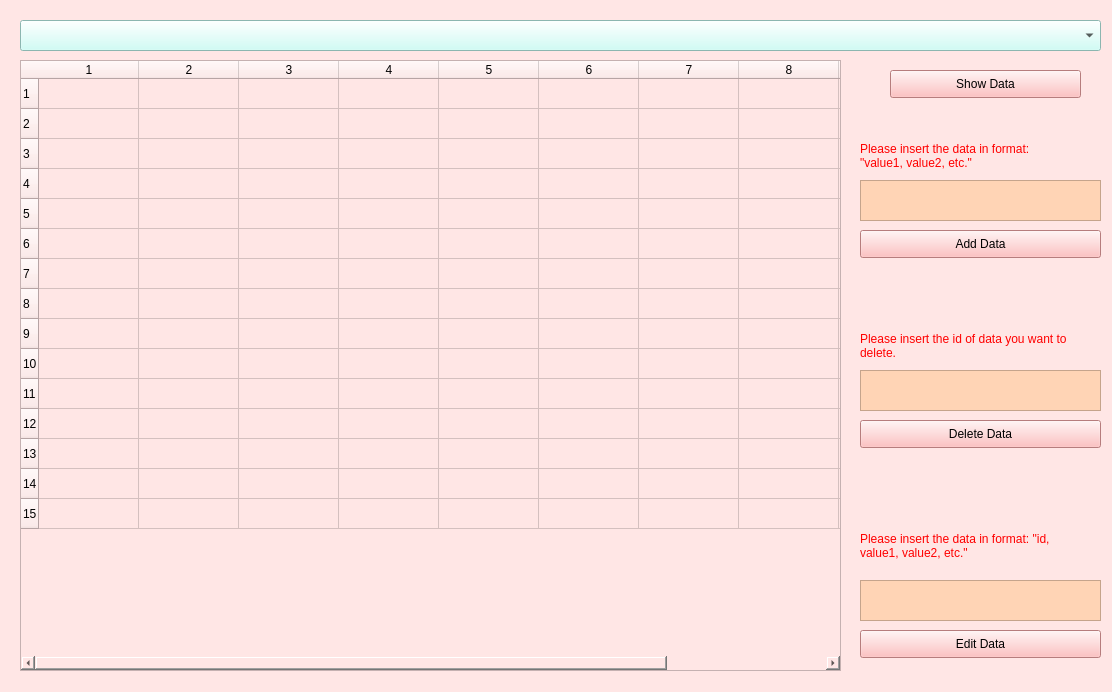
<?xml version="1.0" encoding="UTF-8"?>
<ui version="4.0">
 <class>MainWindow</class>
 <widget class="QMainWindow" name="MainWindow">
  <property name="geometry">
   <rect>
    <x>0</x>
    <y>0</y>
    <width>1112</width>
    <height>692</height>
   </rect>
  </property>
  <property name="windowTitle">
   <string>MainWindow</string>
  </property>
  <property name="styleSheet">
   <string notr="true">background-color: rgb(255, 230, 229);</string>
  </property>
  <widget class="QWidget" name="centralwidget">
   <widget class="QComboBox" name="ChooseDataComboBox">
    <property name="geometry">
     <rect>
      <x>20</x>
      <y>20</y>
      <width>1081</width>
      <height>31</height>
     </rect>
    </property>
    <property name="styleSheet">
     <string notr="true">background-color: rgb(196, 255, 246);</string>
    </property>
   </widget>
   <widget class="QPlainTextEdit" name="EditDataTextEdit">
    <property name="geometry">
     <rect>
      <x>860</x>
      <y>580</y>
      <width>241</width>
      <height>41</height>
     </rect>
    </property>
    <property name="whatsThis">
     <string>&lt;html&gt;&lt;head/&gt;&lt;body&gt;&lt;p&gt;Login&lt;/p&gt;&lt;/body&gt;&lt;/html&gt;</string>
    </property>
    <property name="styleSheet">
     <string notr="true">border-color: qlineargradient(spread:pad, x1:0, y1:0, x2:1, y2:0, stop:0 rgba(0, 0, 0, 255), stop:1 rgba(255, 255, 255, 255));
background-color: rgb(255, 212, 181);
border-color: rgb(85, 0, 0);</string>
    </property>
    <property name="lineWidth">
     <number>21</number>
    </property>
   </widget>
   <widget class="QTableWidget" name="DataBaseTable">
    <property name="geometry">
     <rect>
      <x>20</x>
      <y>60</y>
      <width>821</width>
      <height>611</height>
     </rect>
    </property>
    <property name="styleSheet">
     <string notr="true">background-color: rgb(255, 230, 229);</string>
    </property>
    <property name="rowCount">
     <number>15</number>
    </property>
    <property name="columnCount">
     <number>10</number>
    </property>
    <row/>
    <row/>
    <row/>
    <row/>
    <row/>
    <row/>
    <row/>
    <row/>
    <row/>
    <row/>
    <row/>
    <row/>
    <row/>
    <row/>
    <row/>
    <column/>
    <column/>
    <column/>
    <column/>
    <column/>
    <column/>
    <column/>
    <column/>
    <column/>
    <column/>
   </widget>
   <widget class="QPushButton" name="ShowDataButton">
    <property name="geometry">
     <rect>
      <x>890</x>
      <y>70</y>
      <width>191</width>
      <height>28</height>
     </rect>
    </property>
    <property name="styleSheet">
     <string notr="true">font: 75 10pt &quot;Arial&quot;;
background-color: rgb(255, 175, 175);</string>
    </property>
    <property name="text">
     <string>Show Data</string>
    </property>
   </widget>
   <widget class="QPushButton" name="EditDataButton">
    <property name="geometry">
     <rect>
      <x>860</x>
      <y>630</y>
      <width>241</width>
      <height>28</height>
     </rect>
    </property>
    <property name="styleSheet">
     <string notr="true">font: 75 10pt &quot;Arial&quot;;
background-color: rgb(255, 175, 175);</string>
    </property>
    <property name="text">
     <string>Edit Data</string>
    </property>
   </widget>
   <widget class="QLabel" name="InsertLabelEdit">
    <property name="geometry">
     <rect>
      <x>860</x>
      <y>530</y>
      <width>201</width>
      <height>31</height>
     </rect>
    </property>
    <property name="styleSheet">
     <string notr="true">color: rgb(255, 0, 0);</string>
    </property>
    <property name="text">
     <string>Please insert the data in format: &quot;id, value1, value2, etc.&quot;</string>
    </property>
    <property name="wordWrap">
     <bool>true</bool>
    </property>
   </widget>
   <widget class="QPlainTextEdit" name="DeleteDataTextEdit">
    <property name="geometry">
     <rect>
      <x>860</x>
      <y>370</y>
      <width>241</width>
      <height>41</height>
     </rect>
    </property>
    <property name="whatsThis">
     <string>&lt;html&gt;&lt;head/&gt;&lt;body&gt;&lt;p&gt;Login&lt;/p&gt;&lt;/body&gt;&lt;/html&gt;</string>
    </property>
    <property name="styleSheet">
     <string notr="true">border-color: qlineargradient(spread:pad, x1:0, y1:0, x2:1, y2:0, stop:0 rgba(0, 0, 0, 255), stop:1 rgba(255, 255, 255, 255));
background-color: rgb(255, 212, 181);
border-color: rgb(85, 0, 0);</string>
    </property>
    <property name="lineWidth">
     <number>21</number>
    </property>
   </widget>
   <widget class="QPushButton" name="DeleteDataButton">
    <property name="geometry">
     <rect>
      <x>860</x>
      <y>420</y>
      <width>241</width>
      <height>28</height>
     </rect>
    </property>
    <property name="styleSheet">
     <string notr="true">font: 75 10pt &quot;Arial&quot;;
background-color: rgb(255, 175, 175);</string>
    </property>
    <property name="text">
     <string>Delete Data</string>
    </property>
   </widget>
   <widget class="QPlainTextEdit" name="AddDataTextEdit">
    <property name="geometry">
     <rect>
      <x>860</x>
      <y>180</y>
      <width>241</width>
      <height>41</height>
     </rect>
    </property>
    <property name="whatsThis">
     <string>&lt;html&gt;&lt;head/&gt;&lt;body&gt;&lt;p&gt;Login&lt;/p&gt;&lt;/body&gt;&lt;/html&gt;</string>
    </property>
    <property name="styleSheet">
     <string notr="true">border-color: qlineargradient(spread:pad, x1:0, y1:0, x2:1, y2:0, stop:0 rgba(0, 0, 0, 255), stop:1 rgba(255, 255, 255, 255));
background-color: rgb(255, 212, 181);
border-color: rgb(85, 0, 0);</string>
    </property>
    <property name="lineWidth">
     <number>21</number>
    </property>
   </widget>
   <widget class="QPushButton" name="AddDataButton">
    <property name="geometry">
     <rect>
      <x>860</x>
      <y>230</y>
      <width>241</width>
      <height>28</height>
     </rect>
    </property>
    <property name="styleSheet">
     <string notr="true">font: 75 10pt &quot;Arial&quot;;
background-color: rgb(255, 175, 175);</string>
    </property>
    <property name="text">
     <string>Add Data</string>
    </property>
   </widget>
   <widget class="QLabel" name="InsertLabelAdd">
    <property name="geometry">
     <rect>
      <x>860</x>
      <y>140</y>
      <width>201</width>
      <height>31</height>
     </rect>
    </property>
    <property name="styleSheet">
     <string notr="true">color: rgb(255, 0, 0);</string>
    </property>
    <property name="text">
     <string>Please insert the data in format: &quot;value1, value2, etc.&quot;</string>
    </property>
    <property name="wordWrap">
     <bool>true</bool>
    </property>
   </widget>
   <widget class="QLabel" name="InsertLabelDelete">
    <property name="geometry">
     <rect>
      <x>860</x>
      <y>330</y>
      <width>241</width>
      <height>31</height>
     </rect>
    </property>
    <property name="styleSheet">
     <string notr="true">color: rgb(255, 0, 0);</string>
    </property>
    <property name="text">
     <string>Please insert the id of data you want to delete.</string>
    </property>
    <property name="wordWrap">
     <bool>true</bool>
    </property>
   </widget>
  </widget>
 </widget>
 <resources/>
 <connections/>
</ui>
